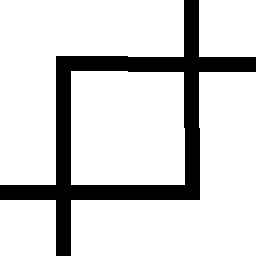

This is a level from a 2D game, rendered from its Tiled map with the project's own tilesets. A one-line summary and the complete map file follow:
An orthogonal 2x2 tile map with 128x128 px tiles, 1 tile layer (Tile Layer 1).

<map version="1.5" tiledversion="1.7.2" orientation="orthogonal" renderorder="right-down" width="2" height="2" tilewidth="128" tileheight="128" infinite="0" nextlayerid="2" nextobjectid="1">
 <tileset firstgid="1" name="g1" tilewidth="128" tileheight="128" tilecount="15" columns="0">
  <grid orientation="orthogonal" width="1" height="1" />
  <tile id="0">
   <image width="128" height="128" source="../tileset/0.bmp" />
  </tile>
  <tile id="1">
   <image width="128" height="128" source="../tileset/1.bmp" />
  </tile>
  <tile id="2">
   <image width="128" height="128" source="../tileset/2.bmp" />
  </tile>
  <tile id="3">
   <image width="128" height="128" source="../tileset/3.bmp" />
  </tile>
  <tile id="4">
   <image width="128" height="128" source="../tileset/4.bmp" />
  </tile>
  <tile id="5">
   <image width="128" height="128" source="../tileset/5.bmp" />
  </tile>
  <tile id="6">
   <image width="128" height="128" source="../tileset/6.bmp" />
  </tile>
  <tile id="7">
   <image width="128" height="128" source="../tileset/7.bmp" />
  </tile>
  <tile id="8">
   <image width="128" height="128" source="../tileset/8.bmp" />
  </tile>
  <tile id="9">
   <image width="128" height="128" source="../tileset/9.bmp" />
  </tile>
  <tile id="10">
   <image width="128" height="128" source="../tileset/10.bmp" />
  </tile>
  <tile id="11">
   <image width="128" height="128" source="../tileset/11.bmp" />
  </tile>
  <tile id="12">
   <image width="128" height="128" source="../tileset/12.bmp" />
  </tile>
  <tile id="13">
   <image width="128" height="128" source="../tileset/13.bmp" />
  </tile>
  <tile id="14">
   <image width="128" height="128" source="../tileset/14.bmp" />
  </tile>
 </tileset>
 <layer id="1" name="Tile Layer 1" width="2" height="2">
  <data encoding="csv">
8,15,
15,10
</data>
 </layer>
</map>
